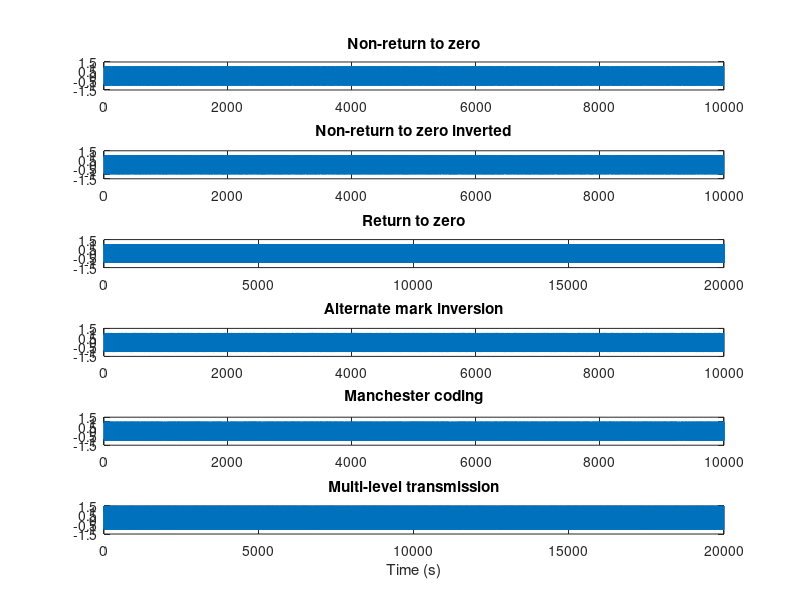

The MATLAB script that drew this image: (Note: this script raises an error after producing the figure.)
clear all; close all; clc;

% Parameters
nBits = 10000;   % number of bits
Ts = 1e-3;       % symbol period
T = nBits*Ts;    % total time
t = 0:Ts:T-Ts;   % time vector

% Generate random bits
bits = randi([0 1],1,nBits);

% Modulate using different line codes
nrtz = bits.*2-1;                         % non-return to zero
nrzi = 1-2*bits;                          % non-return to zero inverted
rtz = [bits; -bits]; rtz = rtz(:).';      % return to zero
ami = 2*bits-1; ami(ami==0) = -1;         % alternate mark inversion
manchester = 2*bits-1; manchester(2:2:end) = -manchester(2:2:end); % manchester
mlt = zeros(1,length(bits)*2);            % multi-level transmission
mlt(1:2:end) = bits*2-1;
mlt(2:2:end) = -bits*2+3;

% Plot modulated signals
figure;
subplot(6,1,1); plot(nrtz); ylim([-1.5 1.5]); title('Non-return to zero');
subplot(6,1,2); plot(nrzi); ylim([-1.5 1.5]); title('Non-return to zero inverted');
subplot(6,1,3); plot(rtz); ylim([-1.5 1.5]); title('Return to zero');
subplot(6,1,4); plot(ami); ylim([-1.5 1.5]); title('Alternate mark inversion');
subplot(6,1,5); plot(manchester); ylim([-1.5 1.5]); title('Manchester coding');
subplot(6,1,6); plot(mlt); ylim([-1.5 1.5]); title('Multi-level transmission');
xlabel('Time (s)');

% Calculate power spectral density
[P_nrtz, f_nrtz] = periodogram(nrtz,[],[],1/Ts,'centered');
[P_nrzi, f_nrzi] = periodogram(nrzi,[],[],1/Ts,'centered');
[P_rtz, f_rtz] = periodogram(rtz,[],[],1/Ts,'centered');
[P_ami, f_ami] = periodogram(ami,[],[],1/Ts,'centered');
[P_manchester, f_manchester] = periodogram(manchester,[],[],1/Ts,'centered');
[P_mlt, f_mlt] = periodogram(mlt,[],[],1/Ts,'centered');

% Plot power spectral density
figure;
subplot(6,1,1); plot(f_nrtz,10*log10(P_nrtz)); title('Non-return to zero');
subplot(6,1,2); plot(f_nrzi,10*log10(P_nrzi)); title('Non-return to zero inverted');
subplot(6,1,3); plot(f_rtz,10*log10(P_rtz)); title('Return to zero');
subplot(6,1,4); plot(f_ami,10*log10(P_ami)); title('Alternate mark inversion');
subplot(6,1,5); plot(f_manchester,10*log10(P_manchester)); title('Manchester coding');
subplot(6,1,6); plot(f_mlt,10*log10(P_mlt)); title('Multi-level transmission');
xlabel('Frequency (Hz)');
ylabel('Power spectral density (dB/Hz)');
